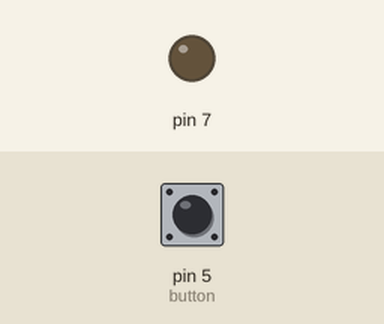
Simulated run of this sketch. Board: Arduino Uno, built with avr-gcc and run on an emulated ATmega328P. On the bench: output pins drawn as LEDs (lit = HIGH). The test bench sets the inputs (shaded band); at power-on: pin 5 (button) HIGH. What the sketch prints to the serial monitor is not drawn.

Above: at 1.2 s.
1.3 s: pin 5 (button) pulled LOW for 0.15 s
At 1.37 s:
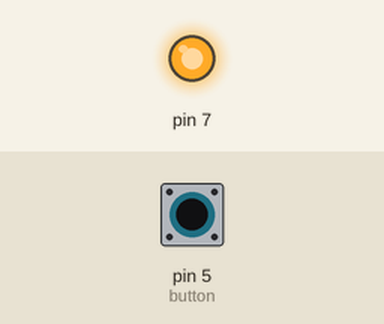
2.9 s: pin 5 (button) pulled LOW for 3.2 s
At 6.8 s:
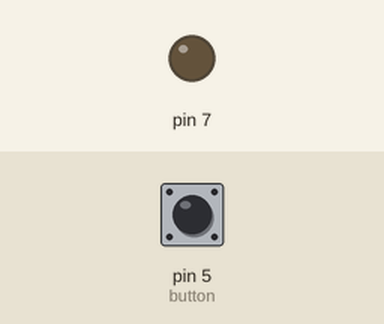
Timing chart, 0 to 8.3 s (numbered marks = the images above; inputs shaded):
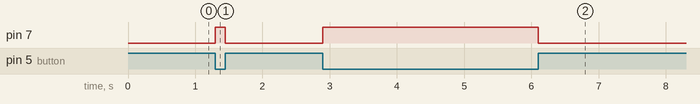

The sketch:

Pullup_Resistor.ino
```cpp
void setup() {
pinMode(5,INPUT);
pinMode(7,OUTPUT);
Serial.begin(115200);
}

void loop() {
  int buttonState = digitalRead(5); //read the state of the button input
  if (buttonState == LOW) { // if the button is pressed it is low state
    digitalWrite(7, HIGH); //see flickering led or less bright
    Serial.println(buttonState);
  }
  else {
    digitalWrite(7, LOW);
    Serial.println(buttonState);
  }
}
```

Measured:
- after the input at 1.3 s, pin 7: LOW → HIGH at once, → LOW 0.15 s later
- after the input at 2.9 s, pin 7: LOW → HIGH at once, → LOW 3.2 s later
